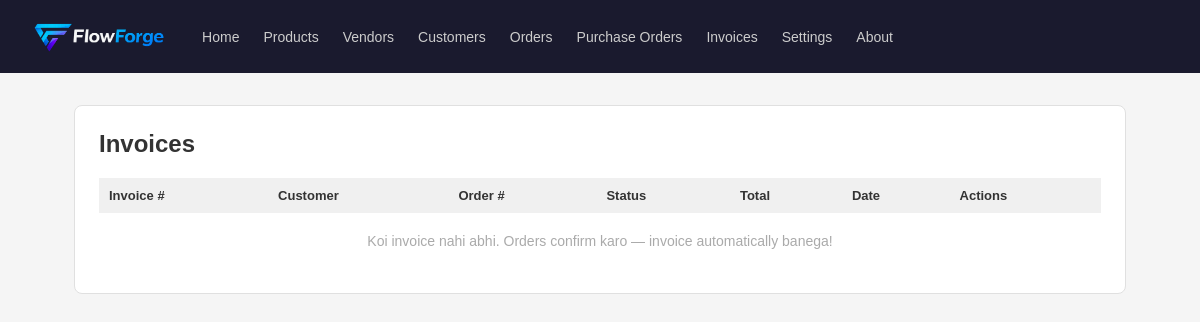
The app's page /invoices, older data.
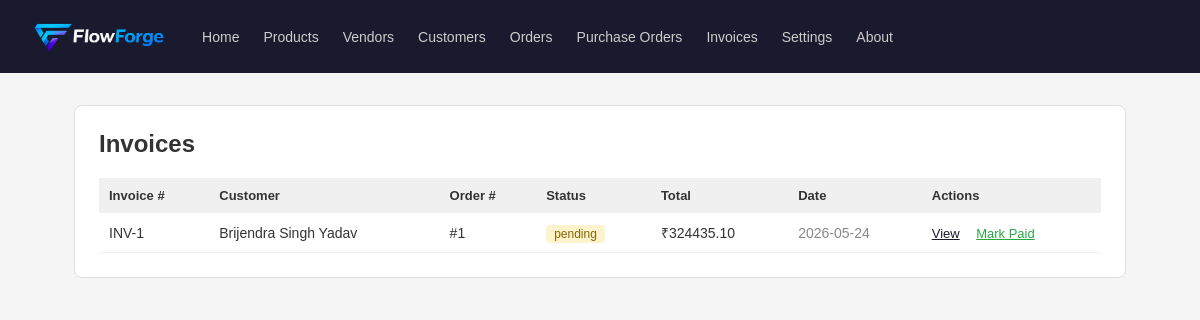
The same page, newer data.
### tables this page shows
CREATE TABLE invoices (
            id INTEGER PRIMARY KEY AUTOINCREMENT,
            order_id INTEGER NOT NULL,
            customer_id INTEGER NOT NULL,
            status TEXT DEFAULT 'pending',
            subtotal REAL DEFAULT 0,
            gst_amount REAL DEFAULT 0,
            total_amount REAL DEFAULT 0,
            created_at TIMESTAMP DEFAULT CURRENT_TIMESTAMP,
            FOREIGN KEY (order_id) REFERENCES orders(id),
            FOREIGN KEY (customer_id) REFERENCES customers(id)
        );

CREATE TABLE customers (
            id INTEGER PRIMARY KEY AUTOINCREMENT,
            name TEXT NOT NULL,
            email TEXT,
            phone TEXT,
            address TEXT
        );

### App.py (the view)
@app.route('/invoices')
def invoices_list():
    db = get_db()
    invoices = db.execute('''
        SELECT invoices.*, customers.name as customer_name
        FROM invoices
        JOIN customers ON invoices.customer_id = customers.id
        ORDER BY invoices.created_at DESC
    ''').fetchall()
    db.close()
    return render_template('invoices/list.html', invoices=invoices)

### database.py (called while the page is built)
def get_db():
    conn = sqlite3.connect(DATABASE)
    conn.row_factory = sqlite3.Row
    return conn

### templates/invoices/list.html (shortened to what this page needs)
{% extends "base.html" %}
{% block content %}
<div class="card">
    <div style="display: flex; justify-content: space-between; align-items: center;">
        <h2>Invoices</h2>
    </div>
    <table style="width: 100%; border-collapse: collapse; margin-top: 20px;">
        <thead>
            <tr style="background: #f0f0f0;">
                <th style="padding: 10px; text-align: left; font-size: 13px;">Invoice #</th>
                <th style="padding: 10px; text-align: left; font-size: 13px;">Customer</th>
                <th style="padding: 10px; text-align: left; font-size: 13px;">Order #</th>
                <th style="padding: 10px; text-align: left; font-size: 13px;">Status</th>
                <th style="padding: 10px; text-align: left; font-size: 13px;">Total</th>
                <th style="padding: 10px; text-align: left; font-size: 13px;">Date</th>
                <th style="padding: 10px; text-align: left; font-size: 13px;">Actions</th>
            </tr>
        </thead>
        <tbody>
            {% for invoice in invoices %}
            <tr style="border-bottom: 1px solid #eee;">
                <td style="padding: 10px; font-size: 14px;">INV-{{ invoice['id'] }}</td>
                <td style="padding: 10px; font-size: 14px;">{{ invoice['customer_name'] }}</td>
                <td style="padding: 10px; font-size: 14px;">#{{ invoice['order_id'] }}</td>
                <td style="padding: 10px;">
                    <span style="
                        background: {% if invoice['status'] == 'paid' %}#d4edda{% elif invoice['status'] == 'pending' %}#fff3cd{% else %}#f8d7da{% endif %};
                        color: {% if invoice['status'] == 'paid' %}#155724{% elif invoice['status'] == 'pending' %}#856404{% else %}#721c24{% endif %};
                        padding: 2px 8px; border-radius: 4px; font-size: 12px;">
                        {{ invoice['status'] }}
                    </span>
                </td>
                <td style="padding: 10px; font-size: 14px;">₹{{ "%.2f"|format(invoice['total_amount']) }}</td>
                <td style="padding: 10px; font-size: 14px; color: #888;">{{ invoice['created_at'][:10] }}</td>
                <td style="padding: 10px;">
                    <a href="/invoices/{{ invoice['id'] }}"
                       style="font-size: 13px; color: #1a1a2e; margin-right: 12px;">View</a>
                    {% if invoice['status'] == 'pending' %}
                    <a href="/invoices/mark-paid/{{ invoice['id'] }}"
                       style="font-size: 13px; color: #28a745;">Mark Paid</a>
                    {% endif %}
                </td>
            </tr>
            {% else %}
            <tr>
                <td colspan="7" style="padding: 20px; text-align: center; color: #aaa; font-size: 14px;">
                    Koi invoice nahi abhi. Orders confirm karo — invoice automatically banega!
                </td>
            </tr>
            {% endfor %}
        </tbody>
    </table>
</div>
{% endblock %}

Row changes from the older to the newer data that the page shows:
added invoices: id "1", customer_name "Brijendra Singh Yadav", order_id "1", status "pending", total_amount "324435.10", created_at "2026-05-24"
Text that changed along with them:
text no longer shown: "Koi invoice nahi abhi. Orders confirm karo — invoice automatically banega!"
